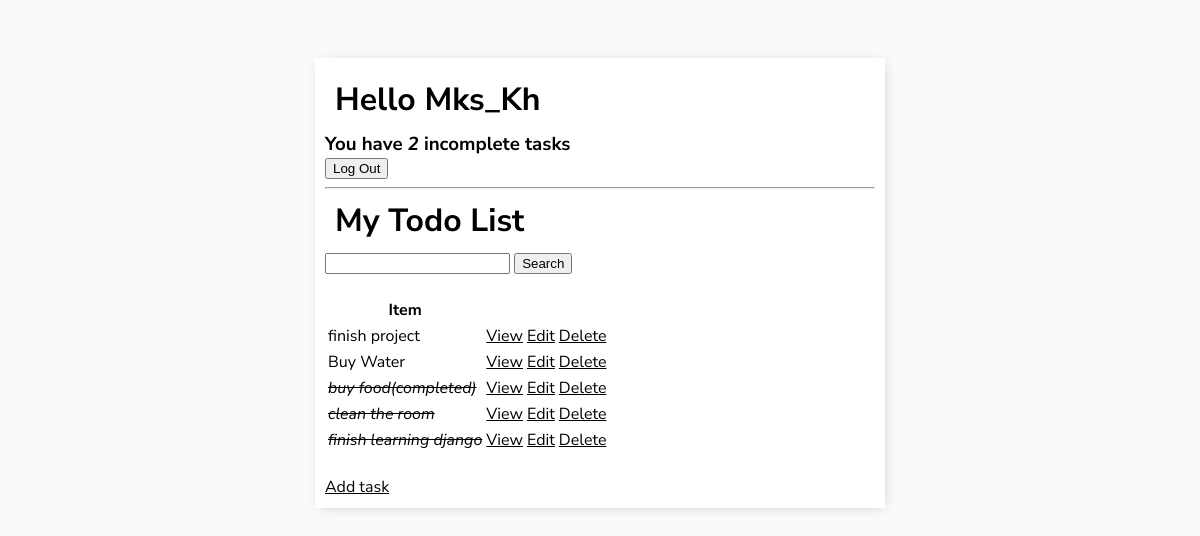
Page / (signed in) on the earlier database version.
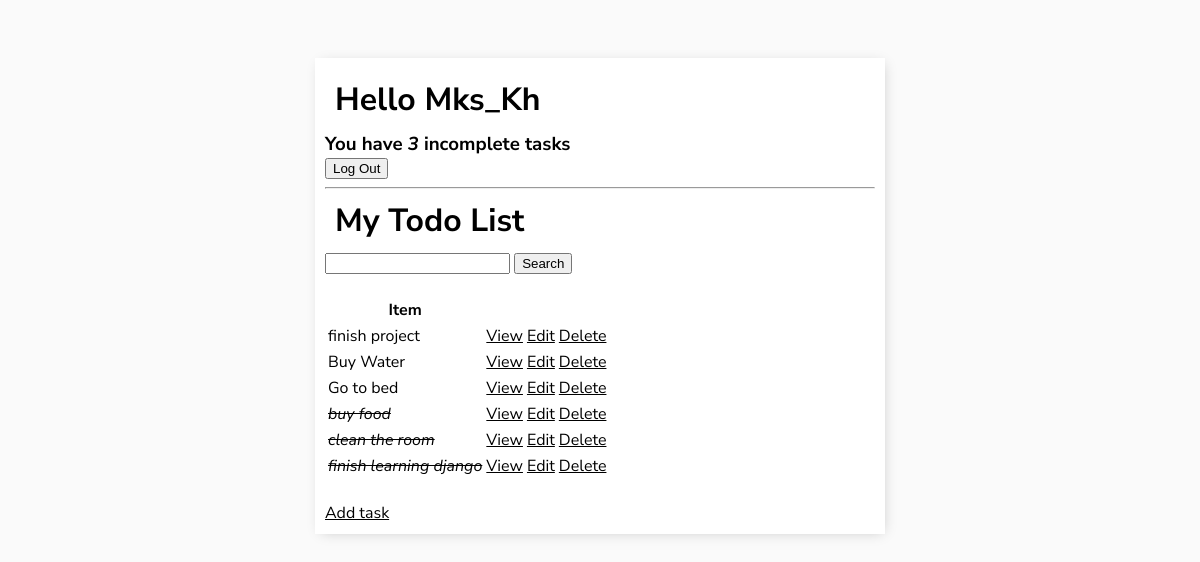
Same page on the later database version.
### todo/models.py (models this page shows, shortened)
class Task(models.Model):
    user = models.ForeignKey(User, on_delete=models.CASCADE, null=True, blank=True)
    title = models.CharField(max_length=200, null=True)
    description = models.TextField(null=True)
    complete = models.BooleanField(default=False)
    created = models.DateTimeField(auto_now_add=True)
    class Meta:
        ordering = ['complete']

### todo/views.py (the view)
# urls.py: path('', TaskList.as_view(), name='tasks'),
class TaskList(LoginRequiredMixin, ListView):
    model = Task
    context_object_name = 'tasks'
    def get_context_data(self, **kwargs):
        context = super().get_context_data(**kwargs)
        context['tasks'] = context['tasks'].filter(user = self.request.user)
        context['count'] = context['tasks'].filter(complete=False).count()
        search_input = self.request.GET.get('search-area') or ''
        if search_input:
            context['tasks'] = context['tasks'].filter(title__startswith=search_input)
        context['search_input'] = search_input
        return context

### todo/templates/todo/task_list.html (shortened to what this page needs)
{% extends 'base.html' %}
{% block content %}
<div class="header-bar">
    <div>
        <h1>Hello {{request.user|title}}</h1>
        <h3 style="margin:0">You have <i>{{count}}</i> incomplete task{{ count|pluralize:"s" }}</h3>
    </div>
    {% if  request.user.is_authenticated %}
    <form action="{% url 'logout' %}" method="post">
        <button type="submit">Log Out</button>
    </form>
    {% else %}
    <form action="{% url 'login' %}" method="post">
        {% csrf_token %}
        <button type="submit">Log In</button>
    </form>
{% endif %}
</div>
<hr>
<h1>My Todo List</h1>
<form method="GET">
    <input type="text" name="search-area" value="{{search_input}}">
    <input type="submit" value="Search">
</form>
<br>
<div>
        <div>
            <table>
                <tr>
                    <th>Item</th>
                </tr>
                {% for task in tasks %}
                {% if task.complete %}
                <tr>
                    <td><i><s>{{task.title}}</s></i></td>
                    <td><a href="{% url 'task' task.id %}">View</a></td>
                    <td><a href="{% url 'task-update' task.id %}">Edit</a></td>
                    <td><a href="{% url 'task-delete' task.id %}">Delete</a></td>
                </tr>
                {% else %}
                <tr>
                    <td>{{task.title}}</td>
                    <td><a href="{% url 'task' task.id %}">View</a></td>
                    <td><a href="{% url 'task-update' task.id %}">Edit</a></td>
                    <td><a href="{% url 'task-delete' task.id %}">Delete</a></td>
                </tr>
                {% endif %}
                {% endfor %}
            </table>
        </div>
</div>
<br>
<a href="{% url 'task-create' %}">Add task</a>
{% endblock content %}

Differences in the rows shown:
added Task: title "Go to bed"
changed Task: title "buy food(completed)" → "buy food"
Other differences:
{{ count }}: "2" → "3"
